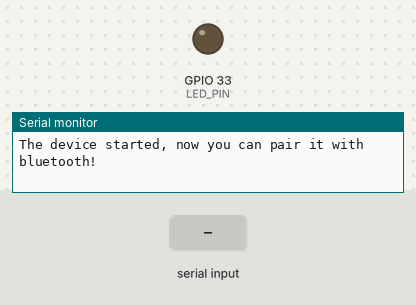
A sketch run on a simulated ESP32. On the bench: output pins drawn as LEDs (lit = HIGH), the last lines printed to the serial monitor. Inputs (shaded band) come from the test bench. Nothing arrives over Bluetooth unless stated.

Above: at 1.2 s.
1.3 s: "0" received over the second serial link
At 1.7 s:
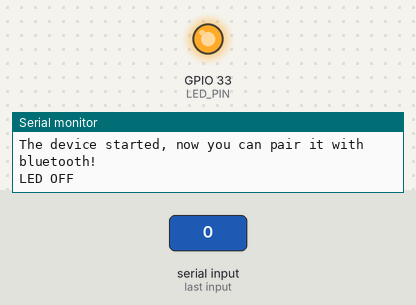
2.8 s: "1" received over the second serial link
At 3.9 s:
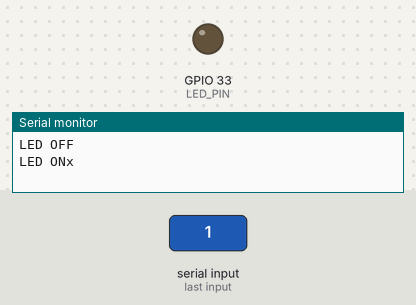
4.3 s: "2" received over the second serial link
At 4.9 s:
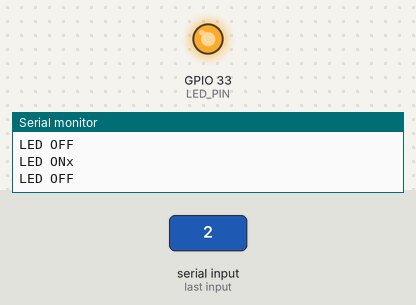
Timing chart, 0 to 7.3 s (numbered marks = the images above; inputs shaded):
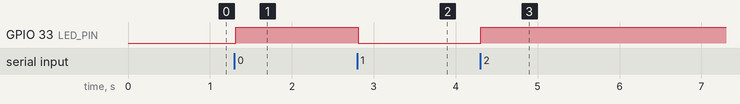

The sketch:

BLE_Blinky.ino
```cpp
// use serial bluetooth terminal to send messages
#include "BluetoothSerial.h"

#if !defined(CONFIG_BT_ENABLED) || !defined(CONFIG_BLUEDROID_ENABLED)
#error Bluetooth is not enabled! Please run `make menuconfig` to and enable it
#endif

#define LED_PIN 33

BluetoothSerial SerialBT;

void setup() {
  pinMode(LED_PIN, OUTPUT);
  Serial.begin(115200);
  SerialBT.begin("ESP32test"); //Bluetooth device name
  Serial.println("The device started, now you can pair it with bluetooth!");
}

void loop() {
  if (Serial.available()) {
    SerialBT.write(Serial.read());
  }
  if (SerialBT.available()) {
    // reads 3 bytes of data
    // first byte is 49 for ON and 48 for OFF
    // next 2 bytes are 13 and 10
    int n = SerialBT.read();
    int b = SerialBT.read();
    int c = SerialBT.read();
    if(n%2==0){
      digitalWrite(LED_PIN, HIGH);
      Serial.println("LED OFF");
    }
    else{
      digitalWrite(LED_PIN, LOW);
      Serial.println("LED ONx");
    }

  }
  delay(20);
}
```

Measured:
- after the input at 1.3 s, GPIO 33 (LED_PIN): LOW → HIGH at once
- after the input at 2.8 s, GPIO 33 (LED_PIN): HIGH → LOW at once
- after the input at 4.3 s, GPIO 33 (LED_PIN): LOW → HIGH at once
